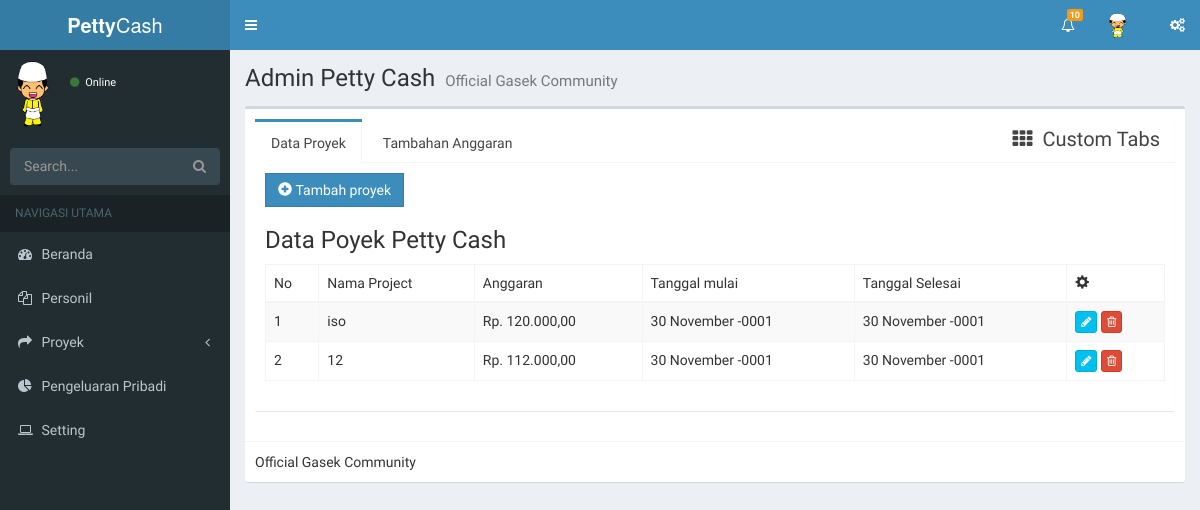
The app's page /c_proyek/index, older data.
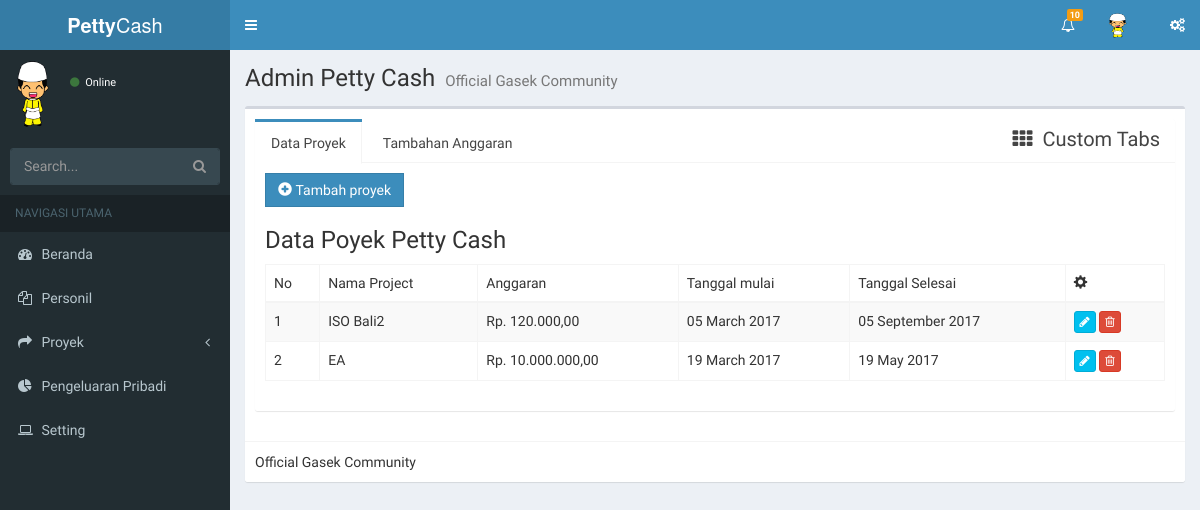
The same page, newer data.
### tables this page shows
CREATE TABLE IF NOT EXISTS `project` (
  `id_project` int(11) NOT NULL AUTO_INCREMENT,
  `nama_project` varchar(100) DEFAULT NULL,
  `anggaran` double DEFAULT NULL,
  `tanggal_mulai` datetime DEFAULT NULL,
  `tanggal_selesai` datetime DEFAULT NULL,
  PRIMARY KEY (`id_project`)
);

### application/controllers/c_proyek.php (called while the page is built, shortened)
<?php
 class C_proyek extends CI_Controller
 {
 	function __construct()
 	{
 		$this->load->model('adm_proyek');
 	}
 	public function index()
 	{
 		$data['stat1']="";
		$data['stat2']="";
		$data['stat3']="";
		$data['stat4']="active";
		$data['stat5']="";
		$data['stat6']="";
		$data['stat7']="";
		$data['stat8']="";
		$data['stat9']="";
		$datax['data_project']= $this->adm_proyek->get_all_project();
		$datax['suntikan_anggaran']=$this->adm_proyek->get_all_suntikan();
		$this->load->view('attribute/header', $data);
		$this->load->view('admin/v_proyek', $datax);
		$this->load->view('attribute/footer');
 	}
 }

### index.php (called while the page is built, shortened)
<?php
require_once BASEPATH.'core/CodeIgniter.php';

### application/models/adm_proyek.php (called while the page is built, shortened)
<?php
class Adm_proyek extends CI_Model
{
	public function get_all_project(){
		$query = $this->db->query("select * from project");
		return $query->result_array();
	}
	public function get_all_suntikan(){
	$this->db->select('project.nama_project, id_tambahan, nama_tambahan, jumlah_tambahan, waktu_tambahan');
	$this->db->from('tambahan_anggaran');
	$this->db->join('project', 'tambahan_anggaran.id_project = project.id_project');
	$query = $this->db->get();
		return $query->result_array();
	}
}

### application/views/admin/v_proyek.php (the view, shortened to what this page needs)
<div class="content-wrapper">
  <section class="content-header">
    <h1>
      Admin Petty Cash
      <small>Official Gasek Community</small>
    </h1>
  </section>
  <section class="content">
    <div class="box">
      <div class="box-body">
    <div class="row">
      <div class="col-md-12">
        <div class="nav-tabs-custom">
          <ul class="nav nav-tabs">
            <li class="active"><a href="#tab_1-1" data-toggle="tab">Data Proyek</a></li>
            <li><a href="#tab_2-2" data-toggle="tab">Tambahan Anggaran</a></li>
            <li class="pull-right header"><i class="fa fa-th"></i> Custom Tabs</li>
          </ul>
          <div class="tab-content">
            <div class="tab-pane active" id="tab_1-1">
      <button type="button" class="btn btn-primary btn-flat" data-toggle="modal" data-target="#tambah_proyek"><span class="glyphicon glyphicon-plus-sign"></span>&nbsp;Tambah proyek</button>
      <h3>Data Poyek Petty Cash</h3>
        <table class=" table table-striped table-bordered table-hover">
          <thead>
            <tr>
              <td>No</td>
              <td>Nama Project</td>
              <td>Anggaran</td>
              <td>Tanggal mulai</td>
              <td>Tanggal Selesai</td>
              <td><span class=" glyphicon glyphicon-cog"></span></td>
            </tr>
          </thead>
          <tbody id="tabel_proyek">
          <?php foreach ($data_project as $data):?>
          <?php
          $tgl_mulai = $data['tanggal_mulai'];
          $tgl_selesai = $data['tanggal_selesai'];
          $biaya = $data['anggaran'];
          ?>
            <tr>
              <td><?php echo $data['id_project']?></td>
              <td><?php echo $data['nama_project']?></td>
              <td><?php echo "Rp. ".number_format($biaya,2,',','.')?></td>
              <td><?php echo date('d F Y', strtotime($tgl_mulai))?></td>
              <td><?php echo date('d F Y', strtotime($tgl_selesai))?></td>
              <td>
                <a href="javascript:;" class="btn btn-info btn-xs btn_edit_proyek" data = "<?php echo $data['id_project'];?>"><span class="fa fa-pencil"></span></a>
                <a href="<?= base_url()?>c_proyek/delete_project/<?= $data['id_project']?>" class="btn btn-danger btn-xs" onclick="return confirm('Ada yakin ingin menghapus data ini ?');"><span class="fa fa-trash-o"></span></a>
              </td>
            </tr>
           <?php endforeach ?>
          </tbody>
        </table>
            </div>
          </div>
        </div>
      </div>
    </div>
      </div>
      <div class="box-footer">
        Official Gasek Community
      </div>
    </div>
  </section>
</div>

Row changes from the older to the newer data that the page shows:
changed project id 1: nama_project "iso" → "ISO Bali2"; tanggal_mulai "30 November -0001" → "05 March 2017"; tanggal_selesai "30 November -0001" → "05 September 2017"
changed project id 2: nama_project "12" → "EA"; anggaran "112.000,00" → "10.000.000,00"; tanggal_mulai "30 November -0001" → "19 March 2017"; tanggal_selesai "30 November -0001" → "19 May 2017"
